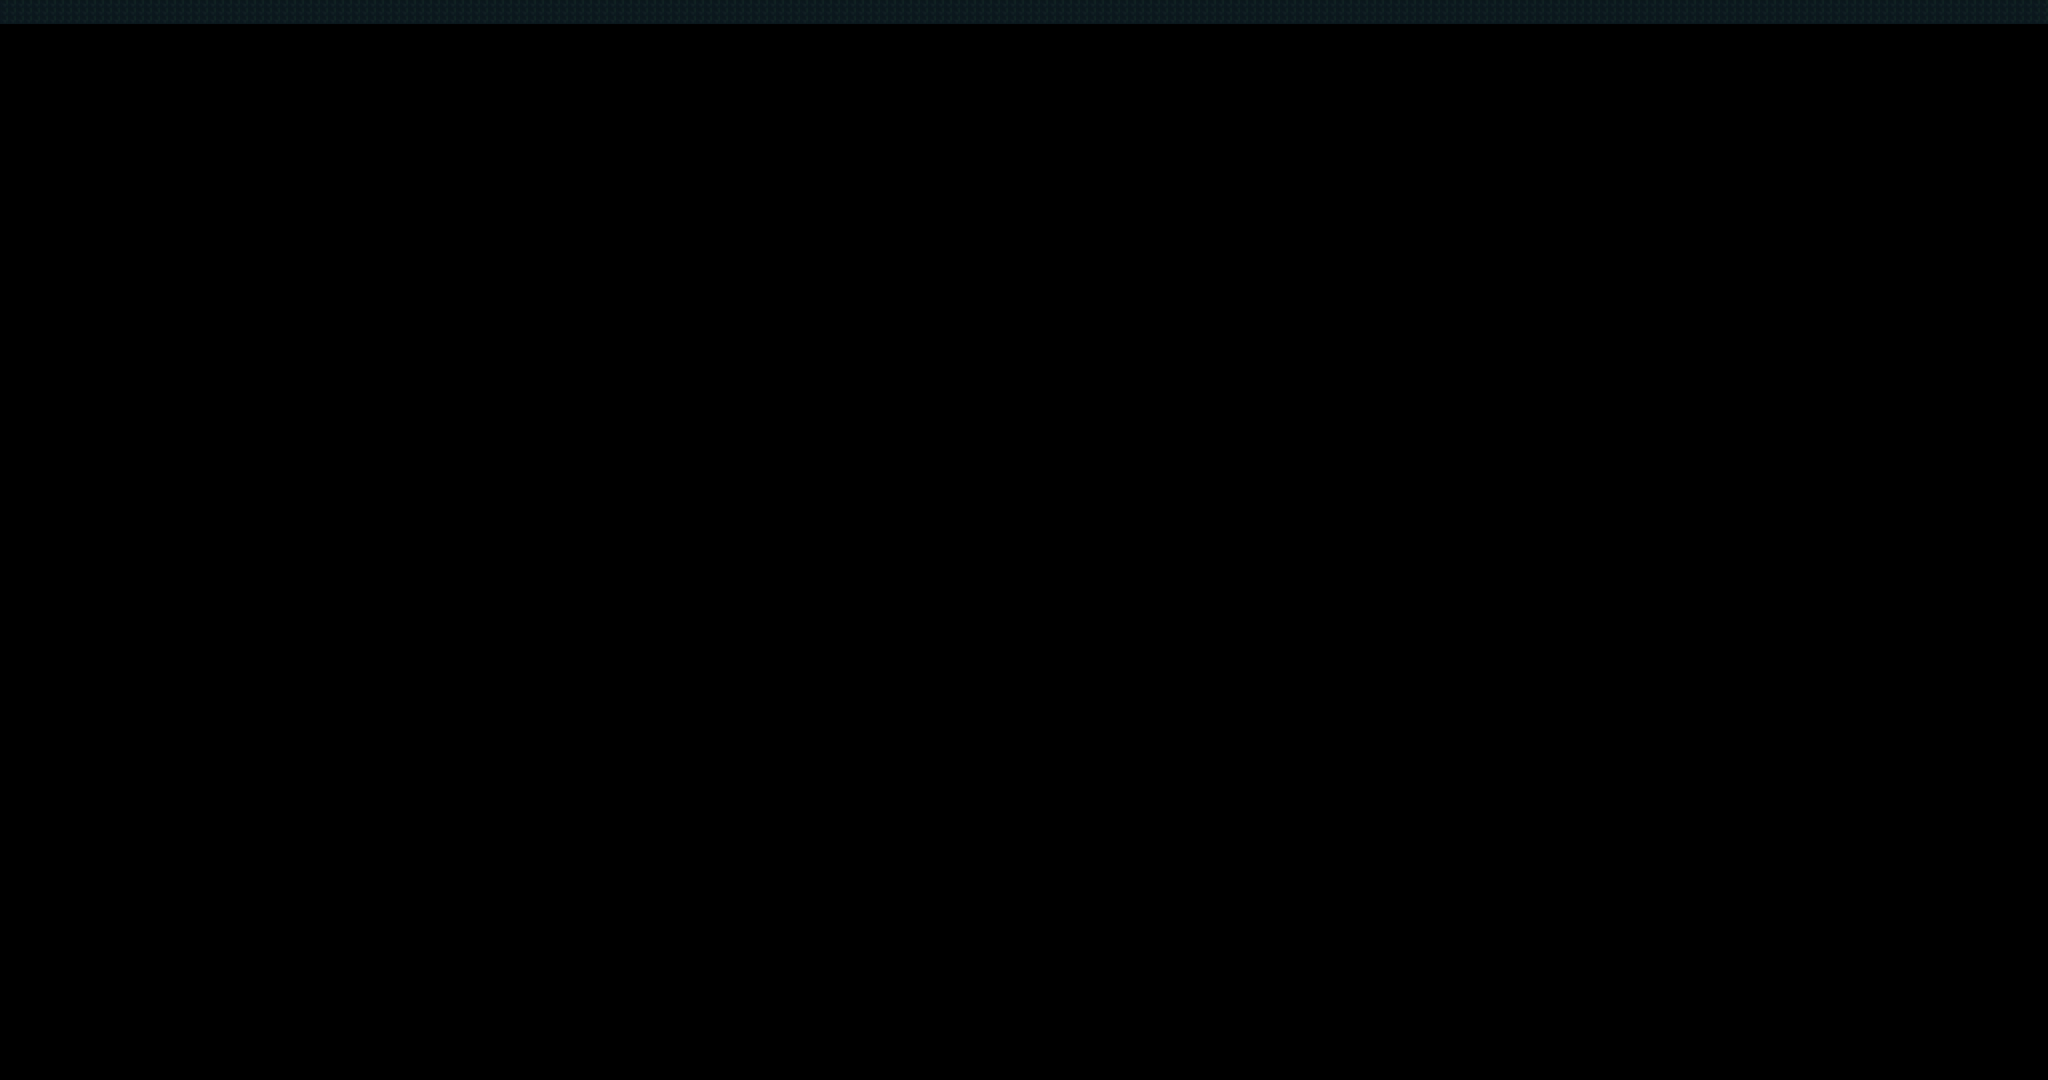

Below is a game level as drawn by its tile map, then a one-line description and the .tmx that defines it (tile-layer data replaced by summaries):
An orthogonal 256x135 tile map with 16x16 px tiles, 2 tile layers (ground, collision).

<map version="1.10" tiledversion="1.10.2" orientation="orthogonal" renderorder="right-down" width="256" height="135" tilewidth="16" tileheight="16" infinite="0" nextlayerid="3" nextobjectid="1">
 <tileset firstgid="1" name="hunt-forest-clearing" tilewidth="16" tileheight="16" tilecount="1" columns="1">
  <image source="hunt-forest-clearing.png" width="4096" height="2160" />
 </tileset>
 <layer id="1" name="ground" width="256" height="135">
  <data>[34560 cells, 0 non-empty, 0 distinct tile ids]</data>
 </layer>
 <layer id="2" name="collision" width="256" height="135">
  <data>[34560 cells, 768 non-empty, 1 distinct tile ids]</data>
 </layer>
</map>
